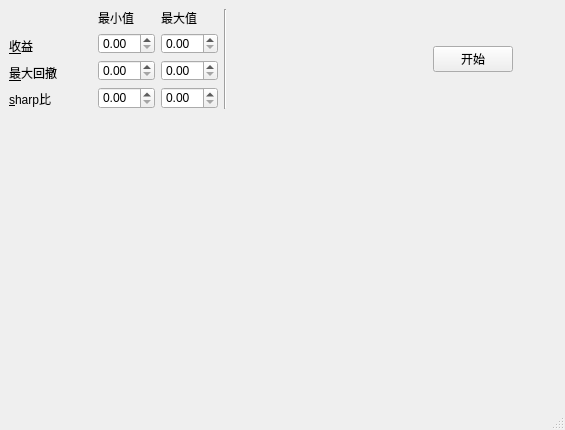
<?xml version="1.0" encoding="UTF-8"?>
<ui version="4.0">
 <class>LayoutDemo</class>
 <widget class="QMainWindow" name="LayoutDemo">
  <property name="geometry">
   <rect>
    <x>0</x>
    <y>0</y>
    <width>565</width>
    <height>430</height>
   </rect>
  </property>
  <property name="sizePolicy">
   <sizepolicy hsizetype="Minimum" vsizetype="Preferred">
    <horstretch>3</horstretch>
    <verstretch>6</verstretch>
   </sizepolicy>
  </property>
  <property name="windowTitle">
   <string>MainWindow</string>
  </property>
  <widget class="QWidget" name="centralwidget">
   <widget class="QWidget" name="layoutWidget">
    <property name="geometry">
     <rect>
      <x>9</x>
      <y>9</y>
      <width>504</width>
      <height>100</height>
     </rect>
    </property>
    <layout class="QHBoxLayout" name="horizontalLayout">
     <property name="sizeConstraint">
      <enum>QLayout::SetDefaultConstraint</enum>
     </property>
     <item>
      <layout class="QVBoxLayout" name="verticalLayout">
       <item>
        <widget class="QLabel" name="label_6">
         <property name="text">
          <string/>
         </property>
        </widget>
       </item>
       <item>
        <widget class="QLabel" name="label_3">
         <property name="sizePolicy">
          <sizepolicy hsizetype="Preferred" vsizetype="Preferred">
           <horstretch>0</horstretch>
           <verstretch>0</verstretch>
          </sizepolicy>
         </property>
         <property name="text">
          <string>&amp;收益</string>
         </property>
         <property name="buddy">
          <cstring>doubleSpinBox_returns_min</cstring>
         </property>
        </widget>
       </item>
       <item>
        <widget class="QLabel" name="label_4">
         <property name="sizePolicy">
          <sizepolicy hsizetype="Preferred" vsizetype="Preferred">
           <horstretch>0</horstretch>
           <verstretch>0</verstretch>
          </sizepolicy>
         </property>
         <property name="text">
          <string>&amp;最大回撤</string>
         </property>
         <property name="buddy">
          <cstring>doubleSpinBox_maxdrawdown_min</cstring>
         </property>
        </widget>
       </item>
       <item>
        <widget class="QLabel" name="label_5">
         <property name="sizePolicy">
          <sizepolicy hsizetype="Preferred" vsizetype="Preferred">
           <horstretch>0</horstretch>
           <verstretch>0</verstretch>
          </sizepolicy>
         </property>
         <property name="text">
          <string>&amp;sharp比</string>
         </property>
         <property name="buddy">
          <cstring>doubleSpinBox_sharp_min</cstring>
         </property>
        </widget>
       </item>
      </layout>
     </item>
     <item>
      <spacer name="verticalSpacer">
       <property name="orientation">
        <enum>Qt::Vertical</enum>
       </property>
       <property name="sizeHint" stdset="0">
        <size>
         <width>20</width>
         <height>40</height>
        </size>
       </property>
      </spacer>
     </item>
     <item>
      <layout class="QGridLayout" name="gridLayout">
       <item row="0" column="0">
        <widget class="QLabel" name="label">
         <property name="sizePolicy">
          <sizepolicy hsizetype="Preferred" vsizetype="Preferred">
           <horstretch>0</horstretch>
           <verstretch>0</verstretch>
          </sizepolicy>
         </property>
         <property name="text">
          <string>最小值</string>
         </property>
        </widget>
       </item>
       <item row="0" column="1">
        <widget class="QLabel" name="label_2">
         <property name="text">
          <string>最大值</string>
         </property>
        </widget>
       </item>
       <item row="1" column="0">
        <widget class="QDoubleSpinBox" name="doubleSpinBox_returns_min">
         <property name="sizePolicy">
          <sizepolicy hsizetype="Minimum" vsizetype="Fixed">
           <horstretch>0</horstretch>
           <verstretch>1</verstretch>
          </sizepolicy>
         </property>
         <property name="maximum">
          <double>0.800000000000000</double>
         </property>
         <property name="singleStep">
          <double>0.010000000000000</double>
         </property>
        </widget>
       </item>
       <item row="1" column="1">
        <widget class="QDoubleSpinBox" name="doubleSpinBox_returns_max"/>
       </item>
       <item row="2" column="0">
        <widget class="QDoubleSpinBox" name="doubleSpinBox_maxdrawdown_min"/>
       </item>
       <item row="2" column="1">
        <widget class="QDoubleSpinBox" name="doubleSpinBox_maxdrawdown_max"/>
       </item>
       <item row="3" column="0">
        <widget class="QDoubleSpinBox" name="doubleSpinBox_sharp_min"/>
       </item>
       <item row="3" column="1">
        <widget class="QDoubleSpinBox" name="doubleSpinBox_sharp_max"/>
       </item>
      </layout>
     </item>
     <item>
      <widget class="Line" name="line">
       <property name="orientation">
        <enum>Qt::Vertical</enum>
       </property>
      </widget>
     </item>
     <item>
      <spacer name="horizontalSpacer">
       <property name="orientation">
        <enum>Qt::Horizontal</enum>
       </property>
       <property name="sizeType">
        <enum>QSizePolicy::Preferred</enum>
       </property>
       <property name="sizeHint" stdset="0">
        <size>
         <width>200</width>
         <height>20</height>
        </size>
       </property>
      </spacer>
     </item>
     <item>
      <widget class="QPushButton" name="pushButton">
       <property name="sizePolicy">
        <sizepolicy hsizetype="Fixed" vsizetype="Maximum">
         <horstretch>0</horstretch>
         <verstretch>0</verstretch>
        </sizepolicy>
       </property>
       <property name="minimumSize">
        <size>
         <width>0</width>
         <height>0</height>
        </size>
       </property>
       <property name="text">
        <string>开始</string>
       </property>
      </widget>
     </item>
    </layout>
   </widget>
  </widget>
  <widget class="QMenuBar" name="menubar">
   <property name="geometry">
    <rect>
     <x>0</x>
     <y>0</y>
     <width>565</width>
     <height>21</height>
    </rect>
   </property>
  </widget>
  <widget class="QStatusBar" name="statusbar"/>
 </widget>
 <resources/>
 <connections/>
</ui>
